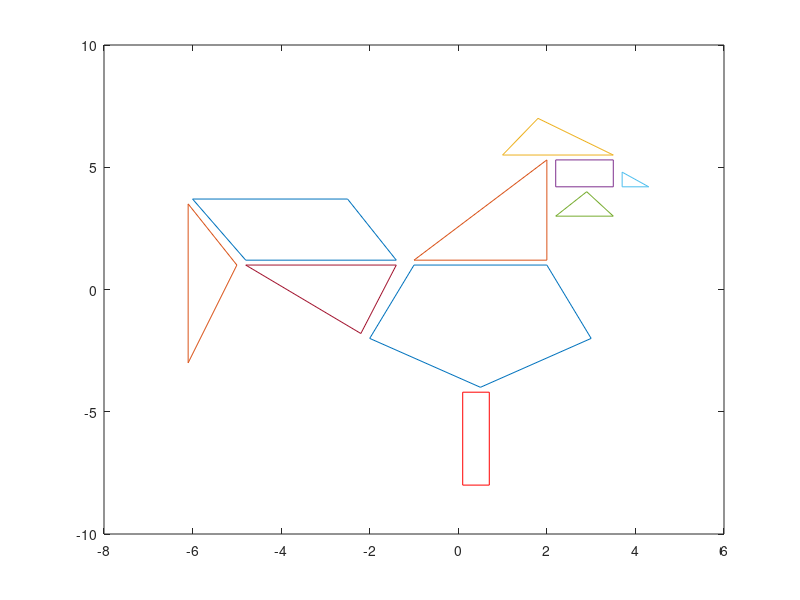

The MATLAB script that drew this image:
clf
x=[2 3 0.5 -2 -1 2];
y=[1 -2 -4 -2 1 1];

x1=[2 2 -1 2];
y1=[1.2 5.3 1.2 1.2];

x2=[1 3.5 1.8 1];
y2=[5.5 5.5 7 5.5];

x3=[2.2 3.5 3.5 2.2 2.2];
y3=[4.2 4.2 5.3 5.3 4.2];

x4=[2.2 3.5 2.9 2.2];
y4=[3 3 4 3];

x5=[3.7 4.3 3.7 3.7];
y5=[4.2 4.2 4.8 4.2];

x6=[-1.4 -4.8 -2.2 -1.4];
y6=[1 1 -1.8 1];

x7=[-1.4 -4.8 -6 -2.5 -1.4];
y7=[1.2 1.2 3.7 3.7 1.2];

x8=[-5 -6.1 -6.1 -5];
y8=[1 3.5  -3 1];

x9=[0.1 0.7 0.7 0.1 0.1];
y9=[-4.2 -4.2 -8 -8 -4.2];

plot(x,y,x1,y1,x2,y2,x3,y3,x4,y4,x5,y5,x6,y6,x7,y7,x8,y8,x9,y9,'r');
axis ("auto","normal");
